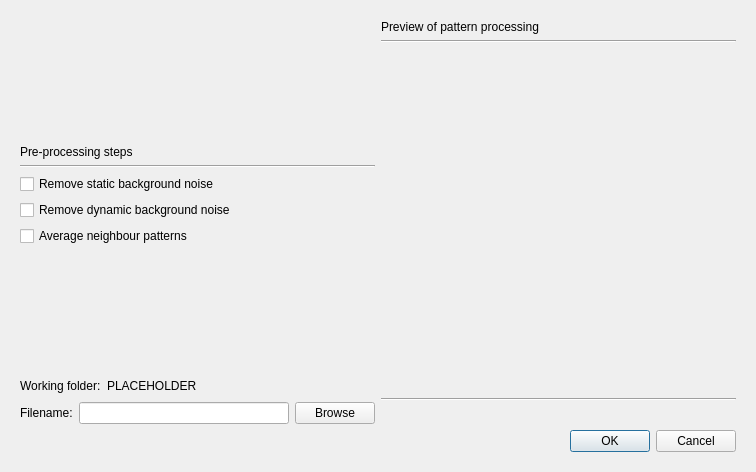
<?xml version="1.0" encoding="UTF-8"?>
<ui version="4.0">
 <class>PatternProcessingDialog</class>
 <widget class="QDialog" name="PatternProcessingDialog">
  <property name="geometry">
   <rect>
    <x>0</x>
    <y>0</y>
    <width>756</width>
    <height>472</height>
   </rect>
  </property>
  <property name="windowTitle">
   <string>Pattern Processing</string>
  </property>
  <property name="locale">
   <locale language="English" country="UnitedKingdom"/>
  </property>
  <layout class="QGridLayout" name="gridLayout">
   <item row="0" column="0">
    <widget class="QFrame" name="frame">
     <layout class="QGridLayout" name="gridLayout_2">
      <item row="0" column="0">
       <layout class="QVBoxLayout" name="verticalLayout">
        <item>
         <spacer name="verticalSpacer_2">
          <property name="orientation">
           <enum>Qt::Vertical</enum>
          </property>
          <property name="sizeHint" stdset="0">
           <size>
            <width>20</width>
            <height>40</height>
           </size>
          </property>
         </spacer>
        </item>
        <item>
         <widget class="QLabel" name="label">
          <property name="text">
           <string>Pre-processing steps</string>
          </property>
         </widget>
        </item>
        <item>
         <widget class="Line" name="line">
          <property name="orientation">
           <enum>Qt::Horizontal</enum>
          </property>
         </widget>
        </item>
        <item>
         <widget class="QCheckBox" name="staticBackgroundBox">
          <property name="whatsThis">
           <string>Remove the static background inplace.</string>
          </property>
          <property name="text">
           <string>Remove static background noise</string>
          </property>
          <property name="checked">
           <bool>false</bool>
          </property>
          <property name="tristate">
           <bool>false</bool>
          </property>
         </widget>
        </item>
        <item>
         <widget class="QCheckBox" name="dynamicBackgroundBox">
          <property name="whatsThis">
           <string>Remove the dynamic background in an EBSD pattern.</string>
          </property>
          <property name="text">
           <string>Remove dynamic background noise</string>
          </property>
          <property name="checked">
           <bool>false</bool>
          </property>
         </widget>
        </item>
        <item>
         <widget class="QCheckBox" name="averageBox">
          <property name="whatsThis">
           <string>Average a chunk of patterns with its neighbours within a window.</string>
          </property>
          <property name="text">
           <string>Average neighbour patterns</string>
          </property>
          <property name="checked">
           <bool>false</bool>
          </property>
         </widget>
        </item>
        <item>
         <spacer name="verticalSpacer">
          <property name="orientation">
           <enum>Qt::Vertical</enum>
          </property>
          <property name="sizeHint" stdset="0">
           <size>
            <width>20</width>
            <height>40</height>
           </size>
          </property>
         </spacer>
        </item>
       </layout>
      </item>
      <item row="0" column="1">
       <layout class="QVBoxLayout" name="verticalLayout_4">
        <item>
         <widget class="QLabel" name="label_2">
          <property name="sizePolicy">
           <sizepolicy hsizetype="Preferred" vsizetype="Fixed">
            <horstretch>0</horstretch>
            <verstretch>0</verstretch>
           </sizepolicy>
          </property>
          <property name="text">
           <string>Preview of pattern processing</string>
          </property>
         </widget>
        </item>
        <item>
         <widget class="Line" name="line_2">
          <property name="orientation">
           <enum>Qt::Horizontal</enum>
          </property>
         </widget>
        </item>
        <item>
         <widget class="MplWidget" name="previewWidget" native="true">
          <property name="styleSheet">
           <string notr="true">background-color: transparent</string>
          </property>
         </widget>
        </item>
       </layout>
      </item>
      <item row="1" column="0">
       <layout class="QVBoxLayout" name="verticalLayout_2">
        <item>
         <layout class="QHBoxLayout" name="horizontalLayout_5">
          <item>
           <widget class="QLabel" name="folderLabel">
            <property name="text">
             <string>Working folder:</string>
            </property>
           </widget>
          </item>
          <item>
           <widget class="QLabel" name="folderEdit">
            <property name="text">
             <string>PLACEHOLDER</string>
            </property>
           </widget>
          </item>
          <item>
           <spacer name="horizontalSpacer">
            <property name="orientation">
             <enum>Qt::Horizontal</enum>
            </property>
            <property name="sizeHint" stdset="0">
             <size>
              <width>40</width>
              <height>20</height>
             </size>
            </property>
           </spacer>
          </item>
         </layout>
        </item>
        <item>
         <layout class="QHBoxLayout" name="horizontalLayout">
          <item>
           <widget class="QLabel" name="filenameLabel">
            <property name="text">
             <string>Filename:</string>
            </property>
           </widget>
          </item>
          <item>
           <widget class="QLineEdit" name="filenameEdit">
            <property name="minimumSize">
             <size>
              <width>200</width>
              <height>0</height>
             </size>
            </property>
           </widget>
          </item>
          <item>
           <widget class="QPushButton" name="browseButton">
            <property name="enabled">
             <bool>true</bool>
            </property>
            <property name="layoutDirection">
             <enum>Qt::LeftToRight</enum>
            </property>
            <property name="autoFillBackground">
             <bool>false</bool>
            </property>
            <property name="text">
             <string>Browse</string>
            </property>
           </widget>
          </item>
         </layout>
        </item>
       </layout>
      </item>
      <item row="1" column="1">
       <widget class="Line" name="line_3">
        <property name="orientation">
         <enum>Qt::Horizontal</enum>
        </property>
       </widget>
      </item>
      <item row="2" column="1">
       <widget class="QDialogButtonBox" name="buttonBox">
        <property name="standardButtons">
         <set>QDialogButtonBox::Cancel|QDialogButtonBox::Ok</set>
        </property>
       </widget>
      </item>
     </layout>
    </widget>
   </item>
  </layout>
 </widget>
 <customwidgets>
  <customwidget>
   <class>MplWidget</class>
   <extends>QWidget</extends>
   <header>mplwidget.h</header>
   <container>1</container>
  </customwidget>
 </customwidgets>
 <tabstops>
  <tabstop>staticBackgroundBox</tabstop>
  <tabstop>dynamicBackgroundBox</tabstop>
  <tabstop>averageBox</tabstop>
  <tabstop>browseButton</tabstop>
 </tabstops>
 <resources/>
 <connections>
  <connection>
   <sender>buttonBox</sender>
   <signal>rejected()</signal>
   <receiver>PatternProcessingDialog</receiver>
   <slot>reject()</slot>
   <hints>
    <hint type="sourcelabel">
     <x>565</x>
     <y>435</y>
    </hint>
    <hint type="destinationlabel">
     <x>377</x>
     <y>235</y>
    </hint>
   </hints>
  </connection>
  <connection>
   <sender>buttonBox</sender>
   <signal>accepted()</signal>
   <receiver>PatternProcessingDialog</receiver>
   <slot>accept()</slot>
   <hints>
    <hint type="sourcelabel">
     <x>565</x>
     <y>435</y>
    </hint>
    <hint type="destinationlabel">
     <x>377</x>
     <y>235</y>
    </hint>
   </hints>
  </connection>
 </connections>
</ui>
